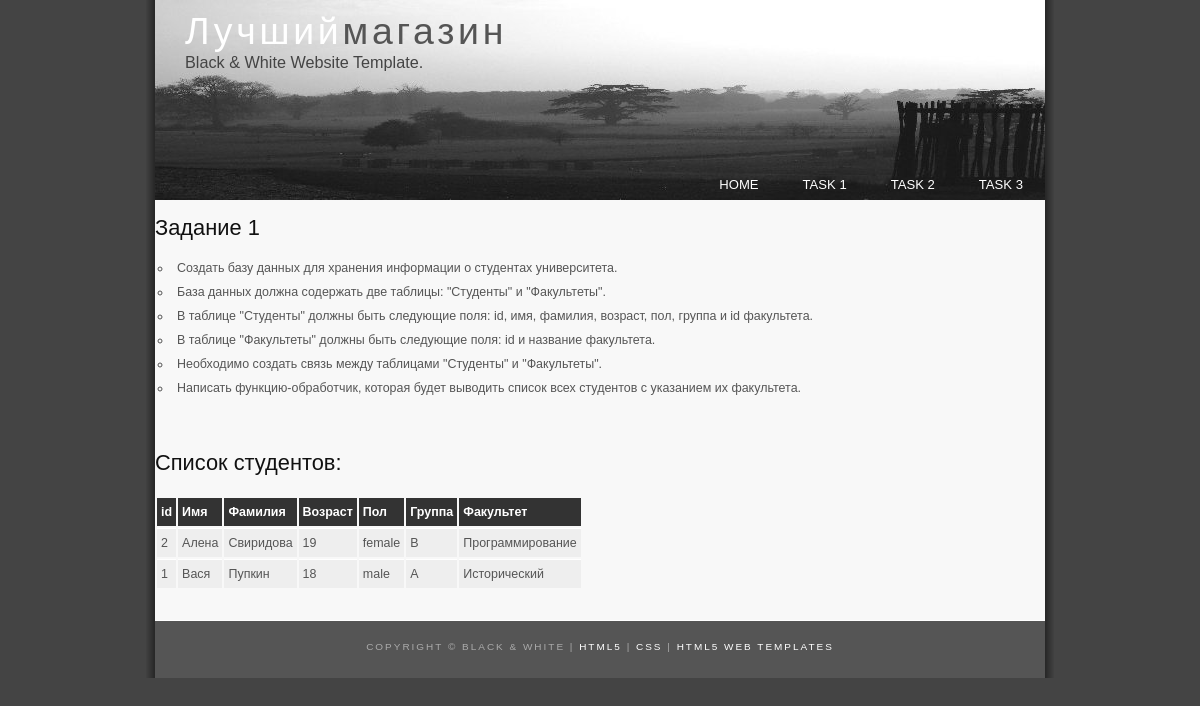
The page /task1 on the database its author committed.
### models.py (models this page shows, shortened)
class Student(db.Model):
    id = db.Column(db.Integer, primary_key=True)
    name = db.Column(db.String(100), nullable=False)
    surname = db.Column(db.String(100), nullable=False)
    age = db.Column(db.Integer)
    gender = db.Column(db.Enum('male', 'female'), nullable=False)
    group = db.Column(db.Enum('A', 'B', 'C'))
    email = db.Column(db.String(100))
    faculty_id = db.Column(db.Integer, db.ForeignKey('faculty.id'))

class Faculty(db.Model):
    id = db.Column(db.Integer, primary_key=True)
    name = db.Column(db.String(100))
    students = db.relationship('Student', backref='faculty', lazy=True)

### lesson3_part1.py (the view)
@app.route('/task1')
def task1():
    all_students = Student.query.order_by(-Student.id).all()
    return render_template('task1.html', students=all_students)

### lesson3_part1.py (called while the page is built)
@app.context_processor
def menu_items():
    menu_items = [
        {'name': 'Home', 'url': url_for("index")},
        {'name': 'Task 1', 'url': url_for("task1")},
        {'name': 'Task 2', 'url': url_for("task2")},
        {'name': 'Task 3', 'url': url_for("task3")},
    ]
    return dict(menu_items=menu_items)

### templates/task1.html (shortened to what this page needs)
{% extends "base1.html" %}
{% block content %}
<h1>Задание 1</h1>
<ul>
    <li>
        Создать базу данных для хранения информации о студентах университета.
    </li>
    <li>База данных должна содержать две таблицы: "Студенты" и "Факультеты".</li>
    <li>В таблице "Студенты" должны быть следующие поля: id, имя, фамилия,
        возраст, пол, группа и id факультета.
    </li>
    <li>В таблице "Факультеты" должны быть следующие поля: id и название
        факультета.
    </li>
    <li>Необходимо создать связь между таблицами "Студенты" и "Факультеты".</li>
    <li>Написать функцию-обработчик, которая будет выводить список всех
        студентов с указанием их факультета.
    </li>
</ul>
<br>
<h3>Список студентов:</h3>
<table>
    <tr>
        <th>id</th>
        <th>Имя</th>
        <th>Фамилия</th>
        <th>Возраст</th>
        <th>Пол</th>
        <th>Группа</th>
        <th>Факультет</th>
    </tr>
    {% for student in students %}
    <tr>
        <td>{{ student.id }}</td>
        <td>{{ student.name }}</td>
        <td>{{ student.surname }}</td>
        <td>{{ student.age }}</td>
        <td>{{ student.gender }}</td>
        <td>{{ student.group }}</td>
        <td>{{ student.faculty.name }}</td>
    </tr>
    {% endfor %}
</table>
{% endblock content %}

### static/style.css (style rules this page uses)
html { height: 100%; }
* { margin: 0; padding: 0; }
body { font: normal .78em arial, sans-serif; background: #444; color: #555; }
h1, h2, h3, h4, h5, h6 { font: normal 175% 'century gothic', arial, sans-serif; color: #111; margin: 0 0 15px 0; padding: 15px 0 5px 0; }
ul { margin: 2px 0 22px 17px; }
ul li { list-style-type: circle; margin: 0 0 6px 0; padding: 0 0 4px 5px; }
table { margin: 10px 0 30px 0; }
table tr th, table tr td { background: #333; color: #FFF; padding: 7px 4px; text-align: left; }
table tr td { background: #eee; color: #555; border-top: 1px solid #FFF; }

### rows shown on the page
Student: id "2", name "Алена", surname "Свиридова", age "19", gender "female", group "B", faculty.name "Программирование"
Student: id "1", name "Вася", surname "Пупкин", age "18", gender "male", group "A", faculty.name "Исторический"

### other values the page prints
{{ item.name }} "HOME" "TASK 1" "TASK 2" "TASK 3"
